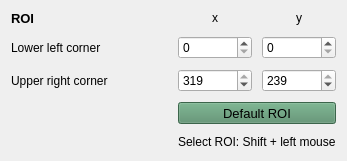
<?xml version="1.0" encoding="UTF-8"?>
<ui version="4.0">
 <class>WidgetSettingsROI</class>
 <widget class="QWidget" name="WidgetSettingsROI">
  <property name="geometry">
   <rect>
    <x>0</x>
    <y>0</y>
    <width>347</width>
    <height>161</height>
   </rect>
  </property>
  <property name="sizePolicy">
   <sizepolicy hsizetype="Preferred" vsizetype="Expanding">
    <horstretch>0</horstretch>
    <verstretch>0</verstretch>
   </sizepolicy>
  </property>
  <property name="windowTitle">
   <string>Form</string>
  </property>
  <property name="styleSheet">
   <string notr="true"/>
  </property>
  <layout class="QGridLayout" name="gridLayout">
   <property name="spacing">
    <number>0</number>
   </property>
   <item row="5" column="2">
    <layout class="QGridLayout" name="gridLayoutROI">
     <property name="spacing">
      <number>10</number>
     </property>
     <item row="2" column="0">
      <widget class="QLabel" name="lCorner2">
       <property name="enabled">
        <bool>true</bool>
       </property>
       <property name="sizePolicy">
        <sizepolicy hsizetype="Preferred" vsizetype="Preferred">
         <horstretch>0</horstretch>
         <verstretch>0</verstretch>
        </sizepolicy>
       </property>
       <property name="font">
        <font>
         <family>Arial</family>
         <weight>50</weight>
         <bold>false</bold>
        </font>
       </property>
       <property name="styleSheet">
        <string notr="true">background-color:transparent;</string>
       </property>
       <property name="text">
        <string>Upper right corner</string>
       </property>
      </widget>
     </item>
     <item row="0" column="3">
      <widget class="QLabel" name="lY">
       <property name="enabled">
        <bool>true</bool>
       </property>
       <property name="sizePolicy">
        <sizepolicy hsizetype="Preferred" vsizetype="Fixed">
         <horstretch>0</horstretch>
         <verstretch>0</verstretch>
        </sizepolicy>
       </property>
       <property name="font">
        <font>
         <family>Arial</family>
         <weight>50</weight>
         <bold>false</bold>
        </font>
       </property>
       <property name="styleSheet">
        <string notr="true">background-color:transparent;</string>
       </property>
       <property name="text">
        <string>y</string>
       </property>
       <property name="alignment">
        <set>Qt::AlignCenter</set>
       </property>
      </widget>
     </item>
     <item row="0" column="2">
      <widget class="QLabel" name="lX">
       <property name="enabled">
        <bool>true</bool>
       </property>
       <property name="sizePolicy">
        <sizepolicy hsizetype="Preferred" vsizetype="Fixed">
         <horstretch>0</horstretch>
         <verstretch>0</verstretch>
        </sizepolicy>
       </property>
       <property name="font">
        <font>
         <family>Arial</family>
         <weight>50</weight>
         <bold>false</bold>
        </font>
       </property>
       <property name="styleSheet">
        <string notr="true">background-color:transparent;</string>
       </property>
       <property name="text">
        <string>x</string>
       </property>
       <property name="alignment">
        <set>Qt::AlignCenter</set>
       </property>
      </widget>
     </item>
     <item row="0" column="0">
      <widget class="QLabel" name="labelTitle">
       <property name="sizePolicy">
        <sizepolicy hsizetype="Preferred" vsizetype="Preferred">
         <horstretch>0</horstretch>
         <verstretch>0</verstretch>
        </sizepolicy>
       </property>
       <property name="font">
        <font>
         <family>Arial</family>
         <pointsize>10</pointsize>
         <weight>75</weight>
         <bold>true</bold>
        </font>
       </property>
       <property name="styleSheet">
        <string notr="true">background-color:transparent;</string>
       </property>
       <property name="text">
        <string>ROI</string>
       </property>
      </widget>
     </item>
     <item row="2" column="3">
      <widget class="QSpinBox" name="sbBottomRightY">
       <property name="enabled">
        <bool>true</bool>
       </property>
       <property name="sizePolicy">
        <sizepolicy hsizetype="Preferred" vsizetype="Preferred">
         <horstretch>0</horstretch>
         <verstretch>0</verstretch>
        </sizepolicy>
       </property>
       <property name="minimumSize">
        <size>
         <width>0</width>
         <height>0</height>
        </size>
       </property>
       <property name="maximumSize">
        <size>
         <width>16777215</width>
         <height>16777215</height>
        </size>
       </property>
       <property name="font">
        <font>
         <family>Arial</family>
        </font>
       </property>
       <property name="toolTip">
        <string>&lt;html&gt;&lt;head/&gt;&lt;body&gt;&lt;p&gt;&lt;span style=&quot; font-size:10pt;&quot;&gt;Defines the right upper corner of the ROI.&lt;/span&gt;&lt;/p&gt;&lt;/body&gt;&lt;/html&gt;</string>
       </property>
       <property name="styleSheet">
        <string notr="true"/>
       </property>
       <property name="keyboardTracking">
        <bool>false</bool>
       </property>
       <property name="minimum">
        <number>120</number>
       </property>
       <property name="maximum">
        <number>239</number>
       </property>
       <property name="singleStep">
        <number>1</number>
       </property>
       <property name="value">
        <number>239</number>
       </property>
      </widget>
     </item>
     <item row="1" column="2">
      <widget class="QSpinBox" name="sbTopLeftX">
       <property name="enabled">
        <bool>true</bool>
       </property>
       <property name="sizePolicy">
        <sizepolicy hsizetype="Preferred" vsizetype="Preferred">
         <horstretch>0</horstretch>
         <verstretch>0</verstretch>
        </sizepolicy>
       </property>
       <property name="minimumSize">
        <size>
         <width>0</width>
         <height>0</height>
        </size>
       </property>
       <property name="maximumSize">
        <size>
         <width>16777215</width>
         <height>16777215</height>
        </size>
       </property>
       <property name="font">
        <font>
         <family>Arial</family>
        </font>
       </property>
       <property name="toolTip">
        <string>&lt;html&gt;&lt;head/&gt;&lt;body&gt;&lt;p&gt;&lt;span style=&quot; font-size:10pt;&quot;&gt;Defines the left lower corner of the ROI.&lt;/span&gt;&lt;/p&gt;&lt;/body&gt;&lt;/html&gt;</string>
       </property>
       <property name="styleSheet">
        <string notr="true"/>
       </property>
       <property name="keyboardTracking">
        <bool>false</bool>
       </property>
       <property name="maximum">
        <number>319</number>
       </property>
       <property name="singleStep">
        <number>1</number>
       </property>
       <property name="value">
        <number>0</number>
       </property>
      </widget>
     </item>
     <item row="1" column="3">
      <widget class="QSpinBox" name="sbTopLeftY">
       <property name="enabled">
        <bool>true</bool>
       </property>
       <property name="sizePolicy">
        <sizepolicy hsizetype="Preferred" vsizetype="Preferred">
         <horstretch>0</horstretch>
         <verstretch>0</verstretch>
        </sizepolicy>
       </property>
       <property name="minimumSize">
        <size>
         <width>0</width>
         <height>0</height>
        </size>
       </property>
       <property name="maximumSize">
        <size>
         <width>16777215</width>
         <height>16777215</height>
        </size>
       </property>
       <property name="font">
        <font>
         <family>Arial</family>
        </font>
       </property>
       <property name="toolTip">
        <string>&lt;html&gt;&lt;head/&gt;&lt;body&gt;&lt;p&gt;&lt;span style=&quot; font-size:10pt;&quot;&gt;Defines the left lower corner of the ROI.&lt;/span&gt;&lt;/p&gt;&lt;/body&gt;&lt;/html&gt;</string>
       </property>
       <property name="styleSheet">
        <string notr="true"/>
       </property>
       <property name="keyboardTracking">
        <bool>false</bool>
       </property>
       <property name="maximum">
        <number>119</number>
       </property>
       <property name="singleStep">
        <number>1</number>
       </property>
       <property name="value">
        <number>0</number>
       </property>
      </widget>
     </item>
     <item row="2" column="1">
      <spacer name="horizontalSpacer">
       <property name="orientation">
        <enum>Qt::Horizontal</enum>
       </property>
       <property name="sizeHint" stdset="0">
        <size>
         <width>40</width>
         <height>20</height>
        </size>
       </property>
      </spacer>
     </item>
     <item row="4" column="2" colspan="2">
      <widget class="QLabel" name="label">
       <property name="sizePolicy">
        <sizepolicy hsizetype="Preferred" vsizetype="Preferred">
         <horstretch>0</horstretch>
         <verstretch>0</verstretch>
        </sizepolicy>
       </property>
       <property name="minimumSize">
        <size>
         <width>0</width>
         <height>0</height>
        </size>
       </property>
       <property name="styleSheet">
        <string notr="true">background-color: rgba(255, 255, 255, 0);</string>
       </property>
       <property name="text">
        <string>Select ROI: Shift + left mouse</string>
       </property>
      </widget>
     </item>
     <item row="2" column="2">
      <widget class="QSpinBox" name="sbBottomRightX">
       <property name="enabled">
        <bool>true</bool>
       </property>
       <property name="sizePolicy">
        <sizepolicy hsizetype="Preferred" vsizetype="Preferred">
         <horstretch>0</horstretch>
         <verstretch>0</verstretch>
        </sizepolicy>
       </property>
       <property name="minimumSize">
        <size>
         <width>0</width>
         <height>0</height>
        </size>
       </property>
       <property name="maximumSize">
        <size>
         <width>16777215</width>
         <height>16777215</height>
        </size>
       </property>
       <property name="font">
        <font>
         <family>Arial</family>
        </font>
       </property>
       <property name="toolTip">
        <string>&lt;html&gt;&lt;head/&gt;&lt;body&gt;&lt;p&gt;&lt;span style=&quot; font-size:10pt;&quot;&gt;Defines the right upper corner of the ROI.&lt;/span&gt;&lt;/p&gt;&lt;/body&gt;&lt;/html&gt;</string>
       </property>
       <property name="styleSheet">
        <string notr="true"/>
       </property>
       <property name="keyboardTracking">
        <bool>false</bool>
       </property>
       <property name="minimum">
        <number>0</number>
       </property>
       <property name="maximum">
        <number>319</number>
       </property>
       <property name="singleStep">
        <number>1</number>
       </property>
       <property name="value">
        <number>319</number>
       </property>
      </widget>
     </item>
     <item row="1" column="0">
      <widget class="QLabel" name="lCorner1">
       <property name="enabled">
        <bool>true</bool>
       </property>
       <property name="sizePolicy">
        <sizepolicy hsizetype="Preferred" vsizetype="Preferred">
         <horstretch>0</horstretch>
         <verstretch>0</verstretch>
        </sizepolicy>
       </property>
       <property name="font">
        <font>
         <family>Arial</family>
         <weight>50</weight>
         <bold>false</bold>
        </font>
       </property>
       <property name="styleSheet">
        <string notr="true">background-color:transparent;</string>
       </property>
       <property name="text">
        <string>Lower left corner</string>
       </property>
      </widget>
     </item>
     <item row="3" column="2" colspan="2">
      <widget class="QToolButton" name="tbDefaultROI">
       <property name="sizePolicy">
        <sizepolicy hsizetype="Preferred" vsizetype="Preferred">
         <horstretch>0</horstretch>
         <verstretch>0</verstretch>
        </sizepolicy>
       </property>
       <property name="minimumSize">
        <size>
         <width>0</width>
         <height>0</height>
        </size>
       </property>
       <property name="font">
        <font>
         <pointsize>10</pointsize>
        </font>
       </property>
       <property name="toolTip">
        <string>&lt;html&gt;&lt;head/&gt;&lt;body&gt;&lt;p&gt;&lt;span style=&quot; font-size:10pt;&quot;&gt;Resets the region of interest.&lt;/span&gt;&lt;/p&gt;&lt;/body&gt;&lt;/html&gt;</string>
       </property>
       <property name="styleSheet">
        <string notr="true">QToolButton{
	background-color: rgb(84, 141, 105);
}</string>
       </property>
       <property name="text">
        <string>Default ROI</string>
       </property>
      </widget>
     </item>
    </layout>
   </item>
  </layout>
 </widget>
 <resources/>
 <connections/>
</ui>
